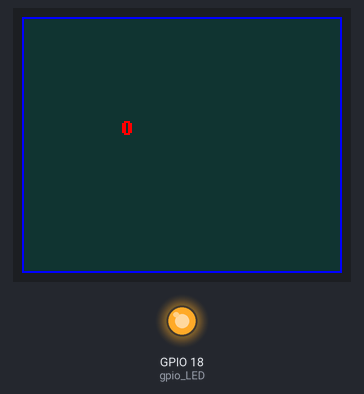
The program below on a simulated Raspberry Pi (BCM pin numbers). On the bench: 160×128 colour display, output pins drawn as LEDs (lit = HIGH).

Above: at 0.1 s.
At 1.2 s:
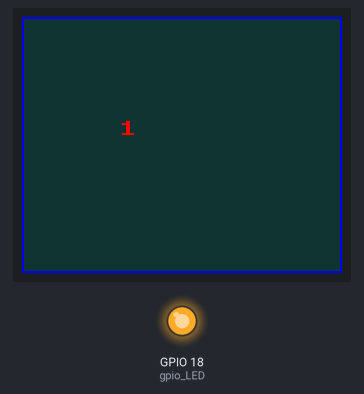
At 18.9 s:
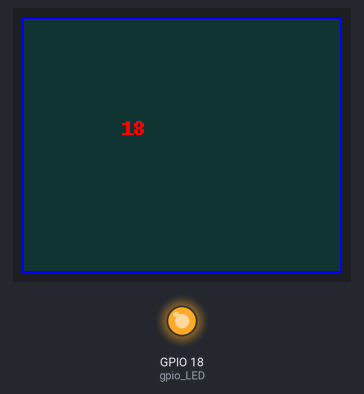
At 26.2 s:
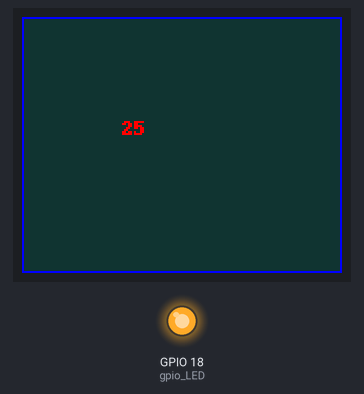
At 35.6 s:
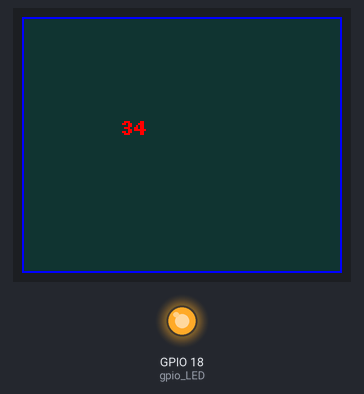
At 38.8 s:
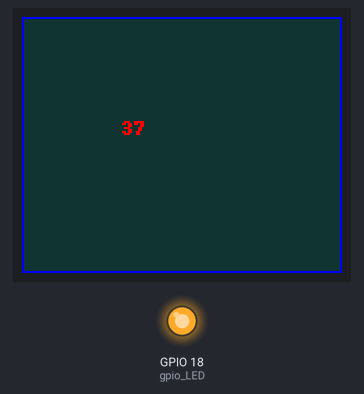

The program:

showstring.py
```python
import time
import sys
from luma.core.interface.serial import spi
from luma.lcd.device import st7735
from luma.core.render import canvas

s = spi(port=0, device=0, gpio_DC=23, gpio_RST=24)
device=st7735(s)

import RPi.GPIO as GPIO

GPIO.setwarnings(False)

gpio_LED = 18
GPIO.setmode(GPIO.BCM)
GPIO.setup(gpio_LED, GPIO.OUT, initial=0)

GPIO.output(gpio_LED, 1)
counter = 0
while True:
    with canvas(device) as draw:
        draw.rectangle(device.bounding_box, outline='blue', fill=(22, 55, 55))
        draw.text((50, 50), str(counter), fill='red')
        counter += 1
    time.sleep(1)

            
```

Measured:
- what the display in image 0 shows lasts 1.0 s, from 0.1 s to 1.1 s
